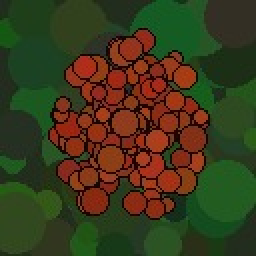
#> input picture dataset/sample_raw/ipb_overripe_class3.jpg, 128 x 128 px (shown 2 times larger); its folder holds only this picture in this run
$ python preprocess_images.py
#> lines starting #> are read from the running program, lines starting #| are printed output that depends on the picture
"""
Preprocessing Script for Palm Oil Fresh Fruit Bunch (FFB) Dataset
Converts raw RGB JPG/PNG images into 32x32 RGB BMP & INT8 hex arrays for Cyclone V FPGA verification.
"""

import os
import glob
import numpy as np
from PIL import Image

RAW_DIR = os.path.join(os.path.dirname(__file__), "sample_raw")
OUT_DIR = os.path.join(os.path.dirname(__file__), "processed_32x32")
os.makedirs(OUT_DIR, exist_ok=True)

def preprocess_dataset(target_size=(32, 32)):
#> called with target_size = (32, 32)
    image_paths = sorted(glob.glob(os.path.join(RAW_DIR, "*.jpg")) + glob.glob(os.path.join(RAW_DIR, "*.png")))
    if not image_paths:
        print("No JPG/PNG images found in sample_raw/")
        return

    for img_path in image_paths:
        fname = os.path.splitext(os.path.basename(img_path))[0]
        img = Image.open(img_path).convert("RGB")
#> img is the input picture: PIL image 128x128 RGB; mean R, G, B 61, 58.4, 28.3
        img_resized = img.resize(target_size, Image.Resampling.BILINEAR)
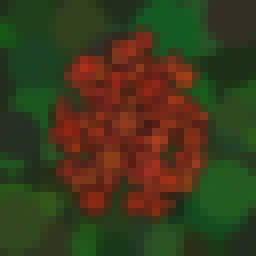
#> img_resized: PIL image 32x32 RGB (shown 8 times larger); mean R, G, B 61, 58.5, 28.4

        # Save 32x32 RGB BMP for hardware testbench verification
        bmp_path = os.path.join(OUT_DIR, f"{fname}.bmp")
        img_resized.save(bmp_path, format="BMP")

        # Convert [0, 255] uint8 RGB to [-128, 127] signed INT8
        arr_uint8 = np.array(img_resized, dtype=np.uint8)
        arr_int8 = (arr_uint8.astype(np.int16) - 128).astype(np.int8)
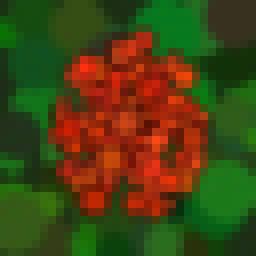
#> arr_int8: shape (32, 32, 3) int8 (shown 8 times larger); mean R, G, B -67, -69.5, -99.6; drawn with min black and max white

        hex_path = os.path.join(OUT_DIR, f"{fname}_rgb.hex")
        with open(hex_path, "w") as f:
            f.write(f"// 32x32x3 RGB INT8 Image Memory File: {fname}\n")
            for val in arr_int8.flatten():
                f.write(f"{int(val) & 0xFF:02x}\n")
#> this loop made 3072 passes
#> val on passes 1 to 3: -95, -82, -98

        print(f"Processed {fname}: shape={arr_int8.shape}, saved BMP & HEX.")
#| Processed ipb_overripe_class3: shape=(32, 32, 3), saved BMP & HEX.

if __name__ == "__main__":
    preprocess_dataset()

$ run again, on dataset/sample_raw/ipb_ripe_class2.jpg
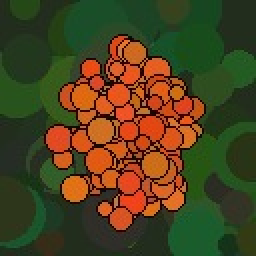
#> input picture dataset/sample_raw/ipb_ripe_class2.jpg, 128 x 128 px (shown 2 times larger)
#> in preprocess_dataset, img is the input picture: PIL image 128x128 RGB; mean R, G, B 76.5, 66.5, 31.6
#> in preprocess_dataset, `img_resized = img.resize(target_size, Image.Resampling.BILINEAR)`:
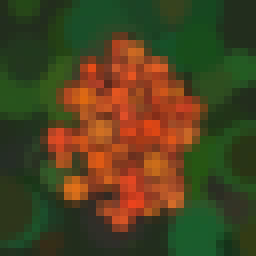
#> img_resized: PIL image 32x32 RGB (shown 8 times larger); mean R, G, B 76.5, 66.6, 31.6
#> the loop in preprocess_dataset, `for val in arr_int8.flatten():` made 3072 passes
#> val on passes 1 to 3: -93, -82, -101
#| Processed ipb_ripe_class2: shape=(32, 32, 3), saved BMP & HEX.

$ run again, on dataset/sample_raw/ipb_unripe_class1.jpg
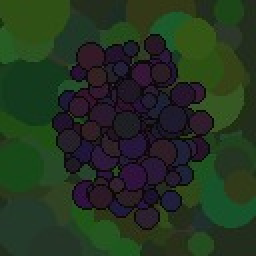
#> input picture dataset/sample_raw/ipb_unripe_class1.jpg, 128 x 128 px (shown 2 times larger)
#> in preprocess_dataset, img is the input picture: PIL image 128x128 RGB; mean R, G, B 35.7, 51.9, 32.8
#> in preprocess_dataset, `img_resized = img.resize(target_size, Image.Resampling.BILINEAR)`:
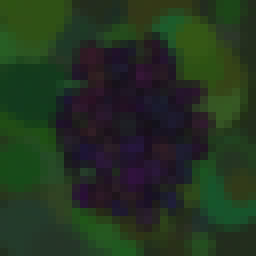
#> img_resized: PIL image 32x32 RGB (shown 8 times larger); mean R, G, B 35.7, 52, 32.8
#> in preprocess_dataset, `arr_int8 = (arr_uint8.astype(np.int16) - 128).astype(np.int8)`:
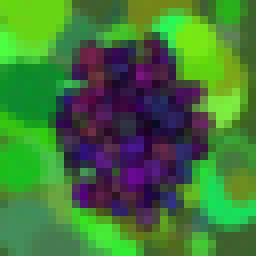
#> arr_int8: shape (32, 32, 3) int8 (shown 8 times larger); mean R, G, B -92.27, -76.05, -95.2; drawn with min black and max white
#> the loop in preprocess_dataset, `for val in arr_int8.flatten():` made 3072 passes
#> val on passes 1 to 3: -80, -47, -107
#| Processed ipb_unripe_class1: shape=(32, 32, 3), saved BMP & HEX.
